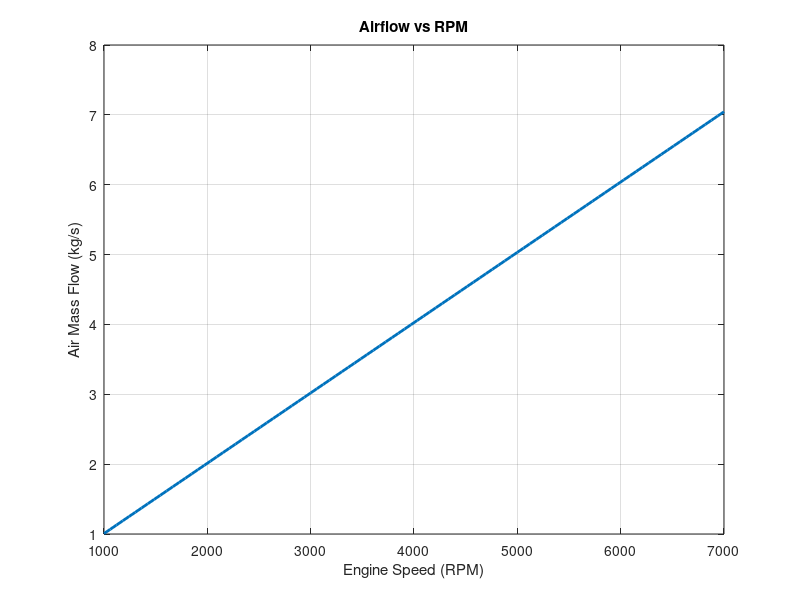

MATLAB code for this plot:
% Basic engine air intake model

clc; clear; close all;

%% Parameters
RPM = linspace(1000, 7000, 100);   % Engine speed in RPM
VE = 0.85;                         % Volumetric efficiency (assumed constant)
V_d = 0.002;                       % Displacement volume (2.0L in m³)
rho_air = 1.184;                   % Air density at 25°C and 1 atm (kg/m³)

%% Air mass flow calculation
% ṁ_air = ρ_air × V_d × RPM × VE / 2
m_dot_air = rho_air * V_d * RPM * VE / 2;

%% Plotting
figure;
plot(RPM, m_dot_air, 'LineWidth', 2);
xlabel('Engine Speed (RPM)');
ylabel('Air Mass Flow (kg/s)');
title('Airflow vs RPM');
grid on;
